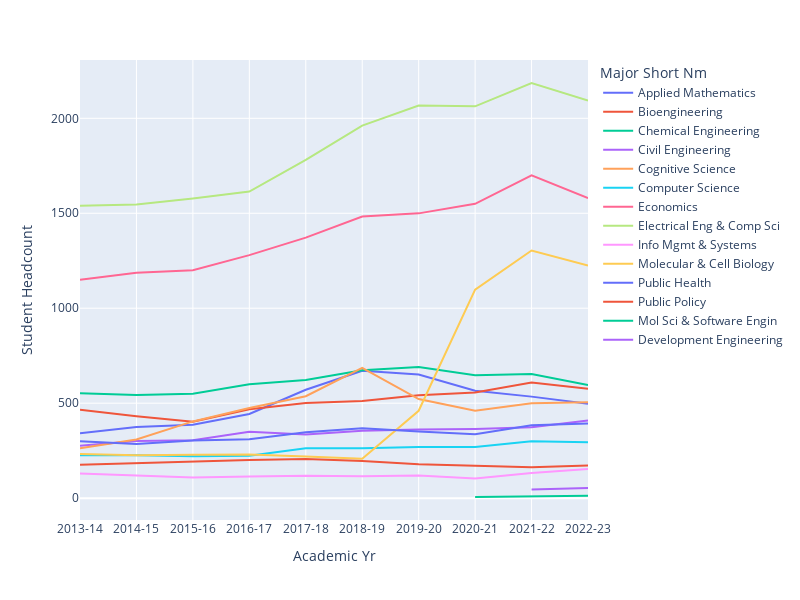

Notebook code cell kept with this figure:
### Code cell
data100_top_19_majors = data100_top_20_majors.iloc[1:,:]

fig = px.line(major_trends[major_trends["Major Short Nm"].isin(data100_top_19_majors.index)], 
                        x = "Academic Yr", y = "Student Headcount", color = "Major Short Nm")

fig.update_layout(autosize=False, width=800, height=600)
fig.show()

### Figure 1 — Plotly figure (JSON) as saved in the notebook; plotly's stock layout.template omitted (floating-point values rounded to 4 significant figures)
{"data": [{"hovertemplate": "Major Short Nm=Applied Mathematics<br>Academic Yr=%{x}<br>Student Headcount=%{y}<extra></extra>", "legendgroup": "Applied Mathematics", "line": {"color": "#636efa", "dash": "solid"}, "marker": {"symbol": "circle"}, "mode": "lines", "name": "Applied Mathematics", "orientation": "v", "showlegend": true, "type": "scatter", "x": ["2013-14", "2014-15", "2015-16", "2016-17", "2017-18", "2018-19", "2019-20", "2020-21", "2021-22", "2022-23"], "xaxis": "x", "y": [341.5, 374.5, 386.5, 443.5, 570.5, 670.5, 651, 566, 534.5, 497], "yaxis": "y"}, {"hovertemplate": "Major Short Nm=Bioengineering<br>Academic Yr=%{x}<br>Student Headcount=%{y}<extra></extra>", "legendgroup": "Bioengineering", "line": {"color": "#EF553B", "dash": "solid"}, "marker": {"symbol": "circle"}, "mode": "lines", "name": "Bioengineering", "orientation": "v", "showlegend": true, "type": "scatter", "x": ["2013-14", "2014-15", "2015-16", "2016-17", "2017-18", "2018-19", "2019-20", "2020-21", "2021-22", "2022-23"], "xaxis": "x", "y": [465, 431, 402, 468, 501, 511.5, 542, 556, 608.5, 576], "yaxis": "y"}, {"hovertemplate": "Major Short Nm=Chemical Engineering<br>Academic Yr=%{x}<br>Student Headcount=%{y}<extra></extra>", "legendgroup": "Chemical Engineering", "line": {"color": "#00cc96", "dash": "solid"}, "marker": {"symbol": "circle"}, "mode": "lines", "name": "Chemical Engineering", "orientation": "v", "showlegend": true, "type": "scatter", "x": ["2013-14", "2014-15", "2015-16", "2016-17", "2017-18", "2018-19", "2019-20", "2020-21", "2021-22", "2022-23"], "xaxis": "x", "y": [552, 543.5, 549.5, 599.5, 622.5, 673.5, 690, 647.5, 653.5, 595], "yaxis": "y"}, {"hovertemplate": "Major Short Nm=Civil Engineering<br>Academic Yr=%{x}<br>Student Headcount=%{y}<extra></extra>", "legendgroup": "Civil Engineering", "line": {"color": "#ab63fa", "dash": "solid"}, "marker": {"symbol": "circle"}, "mode": "lines", "name": "Civil Engineering", "orientation": "v", "showlegend": true, "type": "scatter", "x": ["2013-14", "2014-15", "2015-16", "2016-17", "2017-18", "2018-19", "2019-20", "2020-21", "2021-22", "2022-23"], "xaxis": "x", "y": [276.5, 300.5, 304.5, 349, 335.5, 355.5, 361, 364.5, 373, 408.5], "yaxis": "y"}, {"hovertemplate": "Major Short Nm=Cognitive Science<br>Academic Yr=%{x}<br>Student Headcount=%{y}<extra></extra>", "legendgroup": "Cognitive Science", "line": {"color": "#FFA15A", "dash": "solid"}, "marker": {"symbol": "circle"}, "mode": "lines", "name": "Cognitive Science", "orientation": "v", "showlegend": true, "type": "scatter", "x": ["2013-14", "2014-15", "2015-16", "2016-17", "2017-18", "2018-19", "2019-20", "2020-21", "2021-22", "2022-23"], "xaxis": "x", "y": [263, 308.5, 404, 475, 536.5, 685.5, 521.5, 460, 499.5, 505.5], "yaxis": "y"}, {"hovertemplate": "Major Short Nm=Computer Science<br>Academic Yr=%{x}<br>Student Headcount=%{y}<extra></extra>", "legendgroup": "Computer Science", "line": {"color": "#19d3f3", "dash": "solid"}, "marker": {"symbol": "circle"}, "mode": "lines", "name": "Computer Science", "orientation": "v", "showlegend": true, "type": "scatter", "x": ["2013-14", "2014-15", "2015-16", "2016-17", "2017-18", "2018-19", "2019-20", "2020-21", "2021-22", "2022-23"], "xaxis": "x", "y": [226.5, 226, 220.5, 223.5, 262.5, 262.5, 269.5, 269, 299.5, 294], "yaxis": "y"}, {"hovertemplate": "Major Short Nm=Economics<br>Academic Yr=%{x}<br>Student Headcount=%{y}<extra></extra>", "legendgroup": "Economics", "line": {"color": "#FF6692", "dash": "solid"}, "marker": {"symbol": "circle"}, "mode": "lines", "name": "Economics", "orientation": "v", "showlegend": true, "type": "scatter", "x": ["2013-14", "2014-15", "2015-16", "2016-17", "2017-18", "2018-19", "2019-20", "2020-21", "2021-22", "2022-23"], "xaxis": "x", "y": [1150, 1187, 1200.0, 1280.0, 1372, 1482.0, 1500.0, 1550, 1700.0, 1580.0], "yaxis": "y"}, {"hovertemplate": "Major Short Nm=Electrical Eng & Comp Sci<br>Academic Yr=%{x}<br>Student Headcount=%{y}<extra></extra>", "legendgroup": "Electrical Eng & Comp Sci", "line": {"color": "#B6E880", "dash": "solid"}, "marker": {"symbol": "circle"}, "mode": "lines", "name": "Electrical Eng & Comp Sci", "orientation": "v", "showlegend": true, "type": "scatter", "x": ["2013-14", "2014-15", "2015-16", "2016-17", "2017-18", "2018-19", "2019-20", "2020-21", "2021-22", "2022-23"], "xaxis": "x", "y": [1540, 1546.0, 1578.0, 1614.0, 1782.0, 1962.0, 2068.0, 2063, 2186, 2093], "yaxis": "y"}, {"hovertemplate": "Major Short Nm=Info Mgmt & Systems<br>Academic Yr=%{x}<br>Student Headcount=%{y}<extra></extra>", "legendgroup": "Info Mgmt & Systems", "line": {"color": "#FF97FF", "dash": "solid"}, "marker": {"symbol": "circle"}, "mode": "lines", "name": "Info Mgmt & Systems", "orientation": "v", "showlegend": true, "type": "scatter", "x": ["2013-14", "2014-15", "2015-16", "2016-17", "2017-18", "2018-19", "2019-20", "2020-21", "2021-22", "2022-23"], "xaxis": "x", "y": [129.5, 120, 109, 113.5, 118, 115, 119, 103.5, 132.5, 153], "yaxis": "y"}, {"hovertemplate": "Major Short Nm=Molecular & Cell Biology<br>Academic Yr=%{x}<br>Student Headcount=%{y}<extra></extra>", "legendgroup": "Molecular & Cell Biology", "line": {"color": "#FECB52", "dash": "solid"}, "marker": {"symbol": "circle"}, "mode": "lines", "name": "Molecular & Cell Biology", "orientation": "v", "showlegend": true, "type": "scatter", "x": ["2013-14", "2014-15", "2015-16", "2016-17", "2017-18", "2018-19", "2019-20", "2020-21", "2021-22", "2022-23"], "xaxis": "x", "y": [232, 226, 229, 229.5, 219, 208, 460, 1098, 1304, 1226.0], "yaxis": "y"}, {"hovertemplate": "Major Short Nm=Public Health<br>Academic Yr=%{x}<br>Student Headcount=%{y}<extra></extra>", "legendgroup": "Public Health", "line": {"color": "#636efa", "dash": "solid"}, "marker": {"symbol": "circle"}, "mode": "lines", "name": "Public Health", "orientation": "v", "showlegend": true, "type": "scatter", "x": ["2013-14", "2014-15", "2015-16", "2016-17", "2017-18", "2018-19", "2019-20", "2020-21", "2021-22", "2022-23"], "xaxis": "x", "y": [299, 284.5, 303, 310, 346.5, 368.5, 350.5, 337, 383.5, 393.5], "yaxis": "y"}, {"hovertemplate": "Major Short Nm=Public Policy<br>Academic Yr=%{x}<br>Student Headcount=%{y}<extra></extra>", "legendgroup": "Public Policy", "line": {"color": "#EF553B", "dash": "solid"}, "marker": {"symbol": "circle"}, "mode": "lines", "name": "Public Policy", "orientation": "v", "showlegend": true, "type": "scatter", "x": ["2013-14", "2014-15", "2015-16", "2016-17", "2017-18", "2018-19", "2019-20", "2020-21", "2021-22", "2022-23"], "xaxis": "x", "y": [175.5, 183.5, 194.5, 200.5, 205.5, 195, 178, 170.5, 163, 172], "yaxis": "y"}, {"hovertemplate": "Major Short Nm=Mol Sci & Software Engin<br>Academic Yr=%{x}<br>Student Headcount=%{y}<extra></extra>", "legendgroup": "Mol Sci & Software Engin", "line": {"color": "#00cc96", "dash": "solid"}, "marker": {"symbol": "circle"}, "mode": "lines", "name": "Mol Sci & Software Engin", "orientation": "v", "showlegend": true, "type": "scatter", "x": ["2020-21", "2021-22", "2022-23"], "xaxis": "x", "y": [6, 9.5, 12], "yaxis": "y"}, {"hovertemplate": "Major Short Nm=Development Engineering<br>Academic Yr=%{x}<br>Student Headcount=%{y}<extra></extra>", "legendgroup": "Development Engineering", "line": {"color": "#ab63fa", "dash": "solid"}, "marker": {"symbol": "circle"}, "mode": "lines", "name": "Development Engineering", "orientation": "v", "showlegend": true, "type": "scatter", "x": ["2021-22", "2022-23"], "xaxis": "x", "y": [46, 53.5], "yaxis": "y"}], "layout": {"autosize": false, "height": 600, "legend": {"title": {"text": "Major Short Nm"}, "tracegroupgap": 0}, "margin": {"t": 60}, "width": 800, "xaxis": {"anchor": "y", "autorange": true, "domain": [0, 1], "range": [0, 9], "title": {"text": "Academic Yr"}, "type": "category"}, "yaxis": {"anchor": "x", "autorange": true, "domain": [0, 1], "range": [-115.1, 2307.0], "title": {"text": "Student Headcount"}, "type": "linear"}}}
